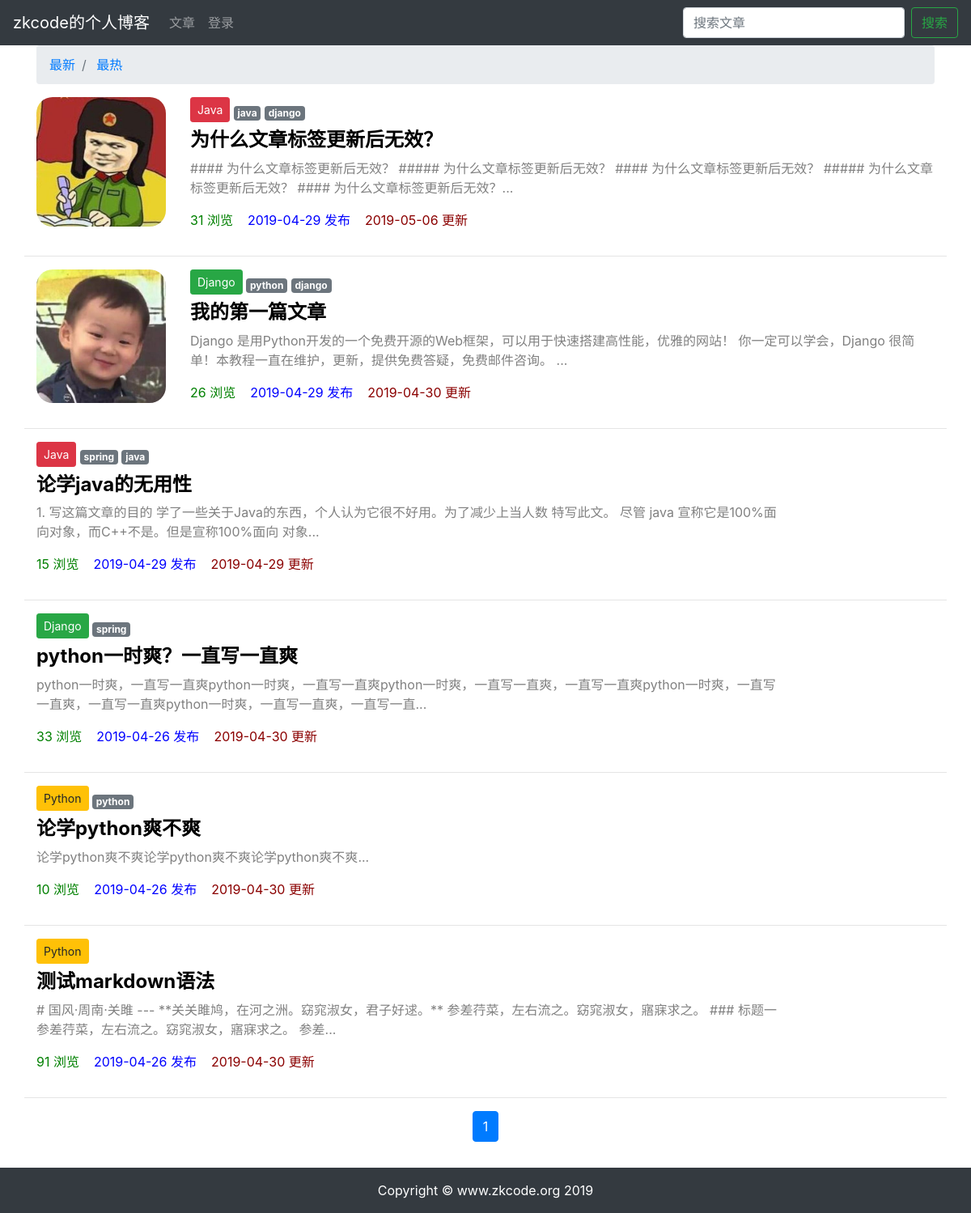
Page /article/article-list/ on the committed database.
### article/models.py (models this page shows, shortened)
class ArticlePost(models.Model):
    author = models.ForeignKey(User, on_delete=models.CASCADE)
    title = models.CharField(max_length=100)
    body = MDTextField()
    created = models.DateTimeField(default=timezone.now)
    updated = models.DateTimeField(auto_now=True)
    total_views = models.PositiveIntegerField(default=0)
    column = models.ForeignKey(ArticleColumn, null=True, blank=True, on_delete=models.CASCADE, related_name='article')
    tags = TaggableManager(blank=True)
    avatar = models.ImageField(upload_to='article/%Y%m%d', blank=True)
    class Meta:
        ordering = ('-created',)

class ArticleColumn(models.Model):
    title = models.CharField(max_length=30, blank=True)
    created = models.DateTimeField(default=timezone.now)
    def __str__(self):
        return self.title

### article/views.py (the view)
# urls.py: path('article-list/', views.article_list, name='article-list'),
def article_list(request):
    search = request.GET.get('search')
    order = request.GET.get('order')
    if search:
        if order == 'total_views':
            article_list = ArticlePost.objects.filter(
                Q(title__icontains=search) | Q(body__icontains=search)).order_by('-total_views')
        else:
            article_list = ArticlePost.objects.filter(
                Q(title__icontains=search) | Q(body__icontains=search))
    else:
        search = ''
        if order == 'total_views':
            article_list = ArticlePost.objects.all().order_by('-total_views')
        else:
            article_list = ArticlePost.objects.all()
    paginator = Paginator(article_list, 10)
    page = request.GET.get('page')
    articles = paginator.get_page(page)
    context = {'articles': articles, 'order': order, 'search': search}
    return render(request, 'article/list.html', context)

### templates/article/list.html (shortened to what this page needs)
{% extends "base.html" %}
{% load staticfiles %}
{% block content %}
<div class="container">
    <nav aria-label="breadcrumb">
        <ol class="breadcrumb">
            <li class="breadcrumb-item">
                <a href="{% url 'article:article-list' %}?search={{ search }}">
                    最新
                </a>
            </li>
            <li class="breadcrumb-item">
                <a href="{% url 'article:article-list' %}?order=total_views&search={{ search }}">
                    最热
                </a>
            </li>
        </ol>
    </nav>
    <div class="row mt-2">
        {% for article in articles %}
        {% if article.avatar %}
        <div class="col-2">
            <img src="{{ article.avatar.url }}" alt="avatar" style="max-width:100%; border-radius: 20px">
        </div>
        {% endif %}
        <div class="col-10">
            {% if article.column %}
            <button type="button"
                    class="btn btn-sm mb-2
                        {% if article.column.title == 'Django' %}
                            btn-success
                        {% elif article.column.title == 'Java' %}
                            btn-danger
                        {% elif article.column.title == 'Python' %}
                            btn-warning
                        {% endif %}">
                {{ article.column }}
            </button>
            {% endif %}
            <span>
                {% for tag in article.tags.all %}
                    <a href="#" class="badge badge-secondary">
                        {{ tag }}
                    </a>
                {% endfor %}
            </span>
            <h4>
                <b>
                    <a href="{% url 'article:article-detail' article.id %}" style="color: black;">
                        {{ article.title }}
                    </a>
                </b>
            </h4>
            <div>
                <p style="color: gray;">
                    {{ article.body|slice:'100' }}...
                </p>
            </div>
            <p>
                <span style="color: green;">
                    {{ article.total_views }} 浏览&nbsp;&nbsp;&nbsp;
                </span>
                <span style="color: blue;">
                    {{ article.created|date:'Y-m-d' }} 发布&nbsp;&nbsp;&nbsp;
                </span>
                <span style="color: darkred;">
                    {{ article.updated|date:'Y-m-d' }} 更新
                </span>
            </p>
        </div>
        <hr style="width: 100%;"/>
        {% endfor %}
    </div>
    <div class="pagination row">
        <div class="m-auto">
            <nav aria-label="...">
                <ul class="pagination">
                    <li class="page-item active" aria-current="page">
                        <a class="page-link" href="#">{{ articles.number }}</a>
                    </li>
                </ul>
            </nav>
        </div>
    </div>
</div>
{% endblock content %}

### rows in the picture
ArticlePost: avatar (picture), column "Java", title "为什么文章标签更新后无效？", body "#### 为什么文章标签更新后无效？ ##### 为什么文章标签更新后无效？ #### 为什么文章标签更新后无效？ ##### 为什么文章标签更新后无效？ #### 为什么文章标签更新后无效？", total_views "31", created "2019-04-29", updated "2019-05-06"
Tag: name "java"
Tag: name "django"
ArticlePost: avatar (picture), column "Django", title "我的第一篇文章", body "Django 是用Python开发的一个免费开源的Web框架，可以用于快速搭建高性能，优雅的网站！ 你一定可以学会，Django 很简单！本教程一直在维护，更新，提供免费答疑，免费邮件咨询。", total_views "26", created "2019-04-29", updated "2019-04-30"
Tag: name "python"
ArticlePost: column "Java", title "论学java的无用性", body "1. 写这篇文章的目的 学了一些关于Java的东西，个人认为它很不好用。为了减少上当人数 特写此文。 尽管 java 宣称它是100%面向对象，而C++不是。但是宣称100%面向 对象", total_views "15", created "2019-04-29", updated "2019-04-29"
Tag: name "spring"
ArticlePost: column "Django", title "python一时爽？一直写一直爽", body "python一时爽，一直写一直爽python一时爽，一直写一直爽python一时爽，一直写一直爽，一直写一直爽python一时爽，一直写一直爽，一直写一直爽python一时爽，一直写一直爽，一直写一直", total_views "33", created "2019-04-26", updated "2019-04-30"
ArticlePost: column "Python", title "论学python爽不爽", body "论学python爽不爽论学python爽不爽论学python爽不爽", total_views "10", created "2019-04-26", updated "2019-04-30"
ArticlePost: column "Python", title "测试markdown语法", body "# 国风·周南·关雎 --- **关关雎鸠，在河之洲。窈窕淑女，君子好逑。** 参差荇菜，左右流之。窈窕淑女，寤寐求之。 ### 标题一 参差荇菜，左右流之。窈窕淑女，寤寐求之。 参差", total_views "91", created "2019-04-26", updated "2019-04-30"

### other values in the picture
{{ articles.number }} "1"
